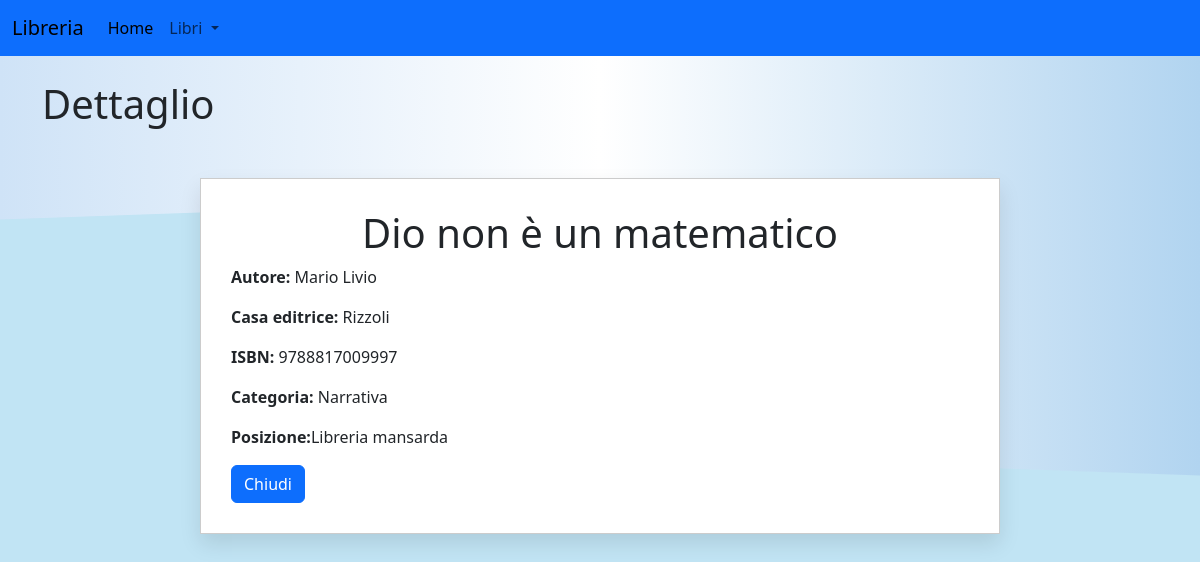
Page /api/libro/1 on the committed database.
### models/libri.py (models this page shows, shortened)
class Libri(db.Model):
    __tablename__ = "libri"
    id = db.Column(db.Integer, primary_key=True)
    titolo = db.Column(db.String(100), nullable=False)
    autore = db.Column(db.String(50), )
    casa_editrice = db.Column(db.String(50))
    isbn = db.Column(db.String(13))
    categoria = db.Column(db.String(50))
    posizione = db.Column(db.String(20))

### routes/libri.py (the view)
@libri_bp.route('/libro/<int:libro_id>', methods=['GET'])
def get_libro_by_id(libro_id):
    libro = get_by_id(libro_id)
    return render_template('dettaglio_libro.html',libro=libro)

### services/libri_service.py (called while the page is built)
def get_by_id(id):
    return Libri.query.get_or_404(id)

### templates/dettaglio_libro.html
{% extends "form.html" %}
{% block content %}
<h1 class="mb-4">Dettaglio</h1>
<div class="container">
    <div class="book">
        <h1 class="text-center">{{libro.titolo}}</h1>
        <p class="card-text"><strong>Autore: </strong>{{libro.autore}}</p>
        <p class="card-text"><strong>Casa editrice: </strong>{{libro.casa_editrice}}</p>
        <p class="card-text"><strong>ISBN: </strong>{{libro.isbn}}</p>
        <p class="card-text"><strong>Categoria: </strong>{{libro.categoria}}</p>
        <p class="card-text"><strong>Posizione:</strong>{{libro.posizione}}</p>
        <a href="/api/libri" class="btn btn-primary">Chiudi</a>
    </div>
  </div>
{% endblock %}

### static/css/style.css (style rules this page uses)
:root { --primary-color: #4CAF50; --hover-color: #45a049; --background-color: #fff; --btn-primary: #0d6efd; }
body { background: linear-gradient(to right, #cfe3f7, #fff, #b1d4f0); color: #333; font-family: 'Times New Roman', Times, serif; }
.book { max-width: 800px; margin: 50px auto; padding: 30px; background-color: #fff; box-shadow: 0 10px 20px rgba(0, 0, 0, 0.1); border: 1px solid #ccc; }
.book::before, .book::after { content: ''; position: absolute; width: 50%; height: 100%; background: #c1e4f4; z-index: -1; }
.book::before { left: 0; transform: skewY(-2deg); }
.book::after { right: 0; transform: skewY(2deg); }

### rows in the picture
Libri: titolo "Dio non è un matematico", autore "Mario Livio", casa_editrice "Rizzoli", isbn "9788817009997", categoria "Narrativa", posizione "Libreria mansarda"
